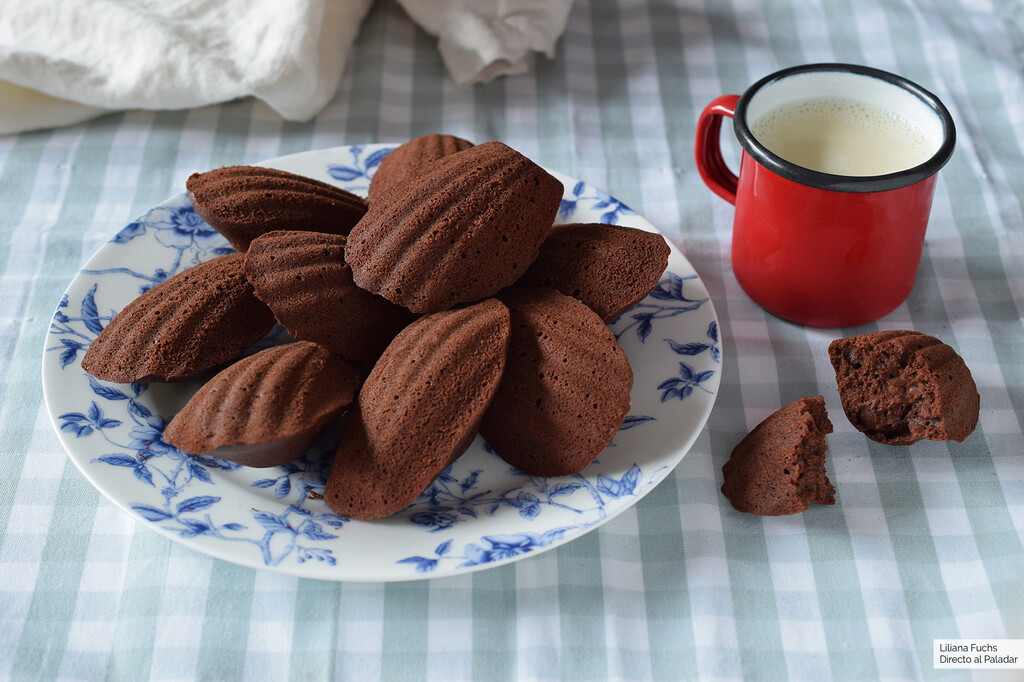
#> input picture hoy_comemos_django/media/images/1024_2000.jpg, 1024 x 682 px, given as the content of the folder ers/darodriguez/personal/hoy_comemos_django/original_images/, which was not available
$ python modify_files.py
#> lines starting #> are read from the running program, lines starting #| are printed output that depends on the picture; pictures that were not available may be replaced by others from this repository, and a replacement may not be noted
# Modify all photos from a folder to 320 x 200
# keeping the ratio
from PIL import Image
from PIL import ImageFilter
import os

def main():
	# path of the folder containing the raw images
	inPath ="/Users/darodriguez/personal/hoy_comemos_django/original_images/"

	# path of the folder that will contain the modified image
	outPath ="/Users/darodriguez/personal/hoy_comemos_django/hoy_comemos/hoy_comemos_django/static/app/images/"

	for imagePath in os.listdir(inPath):
		# imagePath contains name of the image
		inputPath = os.path.join(inPath, imagePath)

		# inputPath contains the full directory name
		img = Image.open(inputPath)
#> img is the input picture: PIL image 1024x682 RGB; mean R, G, B 138.6, 132.9, 136.5

		fullOutPath = os.path.join(outPath, imagePath)
		# fullOutPath contains the path of the output
		# image that needs to be generated
		ratio = 320/200
		width, height = img.size
#> width = 1024; height = 682
		imgRatio = width / height
#> imgRatio = 1.5

		if imgRatio > ratio:
			newHeight = 200
			newWidth = int(200*imgRatio)
		else:
			newWidth = 320
			newHeight = int(320/imgRatio)
#> newHeight = 213

		img = img.resize((newWidth, newHeight))
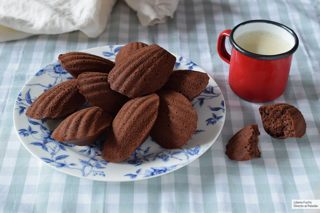
#> img: PIL image 320x213 RGB; mean R, G, B 138.6, 132.9, 136.5

		img.crop((0,0,320,200)).save(fullOutPath)
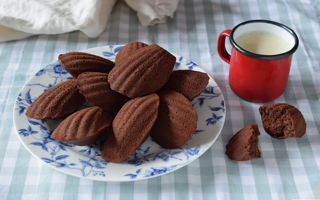
#> saved as 1024_2000.jpg: PIL image 320x200 RGB; mean R, G, B 135.3, 128.1, 131.3

		print(fullOutPath)

# Driver Function
if __name__ == '__main__':
	main()

$ run again, on hoy_comemos_django/media/images/SmartSelect_20200129-121327_Chrome.jpg
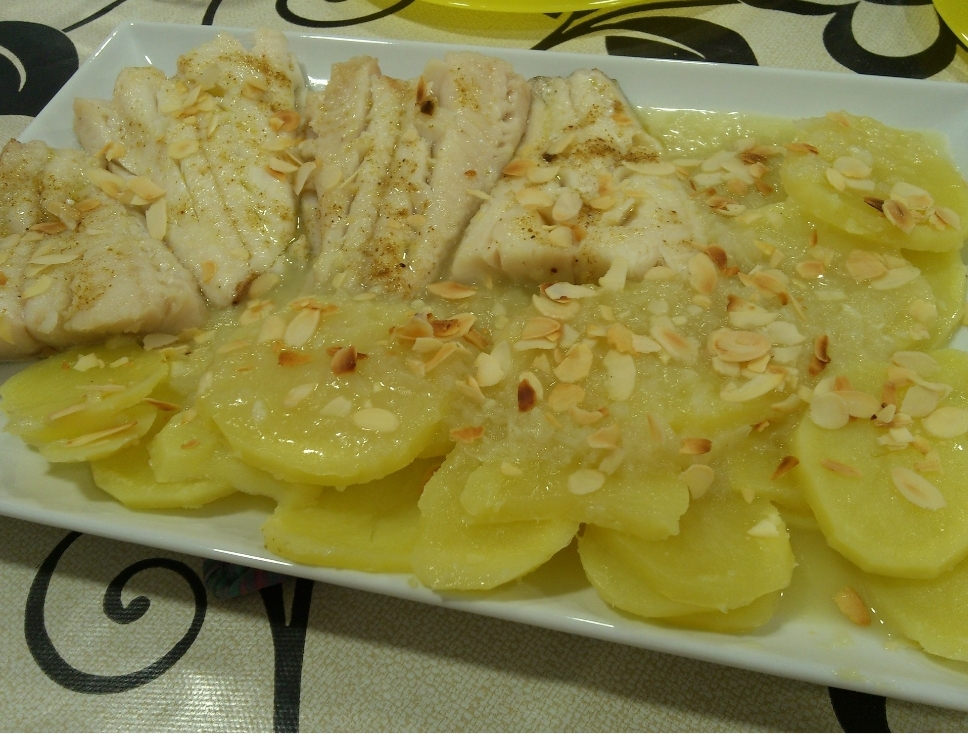
#> input picture hoy_comemos_django/media/images/SmartSelect_20200129-121327_Chrome.jpg, 968 x 734 px, given as the content of the folder ers/darodriguez/personal/hoy_comemos_django/original_images/, which was not available
#> in main, img is the input picture: PIL image 968x734 RGB; mean R, G, B 140.1, 133.2, 69.8
#> img: PIL image 320x242 RGB
#> in main, `img.crop((0,0,320,200)).save(fullOutPath)`:
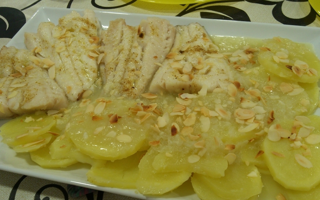
#> saved as SmartSelect_20200129-121327_Chrome.jpg: PIL image 320x200 RGB; mean R, G, B 145.9, 137, 67.3

$ run again, on hoy_comemos_django/media/images/SmartSelect_20200129-134941_Chrome.jpg
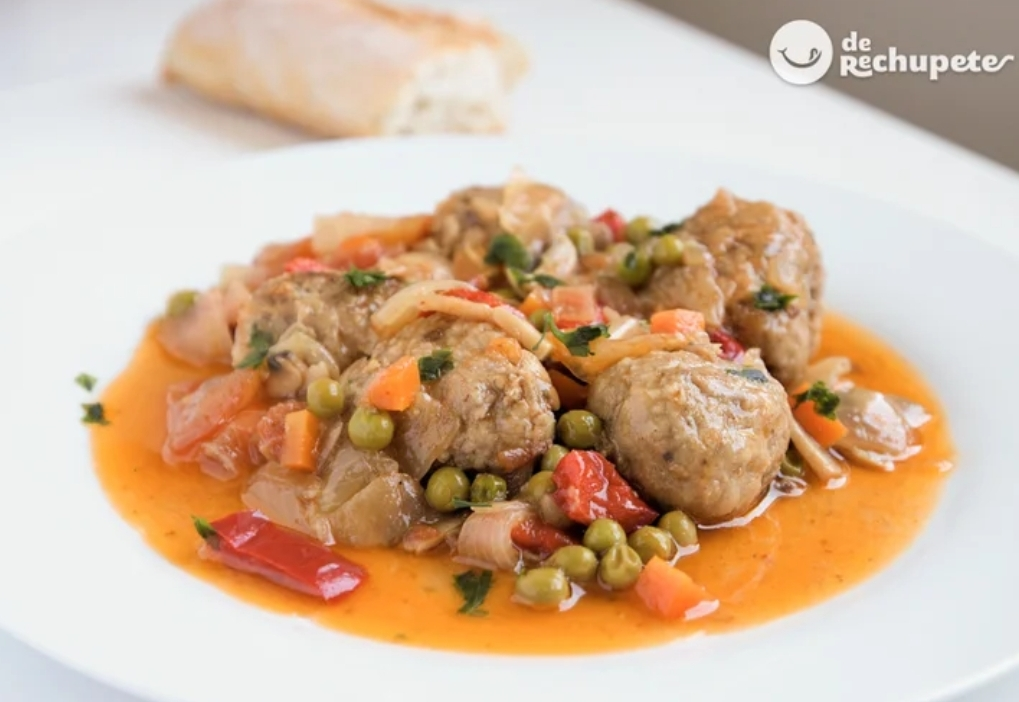
#> input picture hoy_comemos_django/media/images/SmartSelect_20200129-134941_Chrome.jpg, 1019 x 702 px, given as the content of the folder ers/darodriguez/personal/hoy_comemos_django/original_images/, which was not available
#> in main, img is the input picture: PIL image 1019x702 RGB; mean R, G, B 212.1, 184, 158.3
#> img: PIL image 320x220 RGB
#> in main, `img.crop((0,0,320,200)).save(fullOutPath)`:
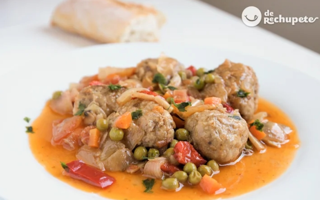
#> saved as SmartSelect_20200129-134941_Chrome.jpg: PIL image 320x200 RGB; mean R, G, B 209.9, 179.1, 151.3

$ run again, on hoy_comemos_django/media/images/SmartSelect_20200204-154440_Chrome.jpg
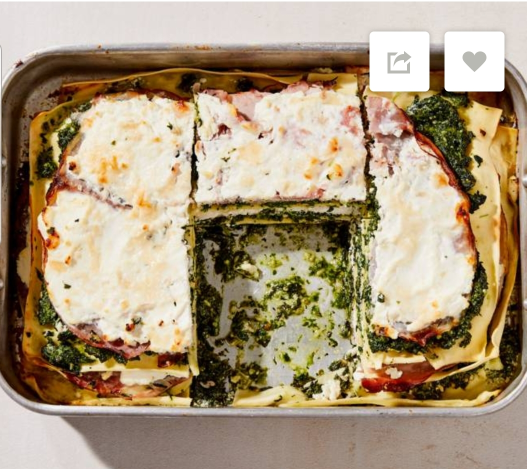
#> input picture hoy_comemos_django/media/images/SmartSelect_20200204-154440_Chrome.jpg, 1053 x 938 px, given as the content of the folder ers/darodriguez/personal/hoy_comemos_django/original_images/, which was not available (shown at 1/2 size)
#> in main, img is the input picture: PIL image 1053x938 RGB; mean R, G, B 170.3, 151, 123.6
#> in main, `img = img.resize((newWidth, newHeight))`:
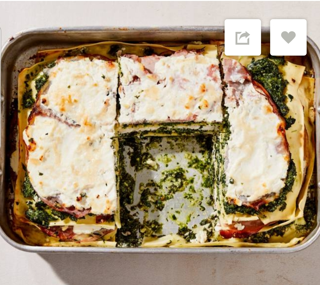
#> img: PIL image 320x285 RGB; mean R, G, B 170.3, 150.9, 123.6
#> in main, `img.crop((0,0,320,200)).save(fullOutPath)`:
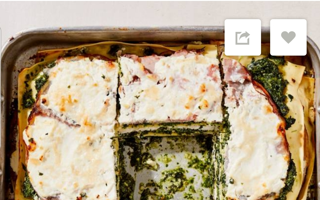
#> saved as SmartSelect_20200204-154440_Chrome.jpg: PIL image 320x200 RGB; mean R, G, B 179.2, 160.9, 133.7
